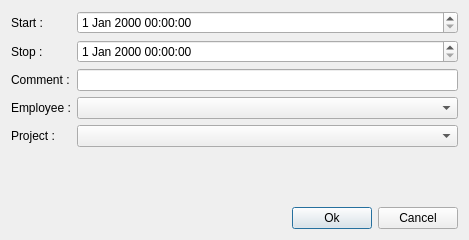
<?xml version="1.0" encoding="UTF-8"?>
<ui version="4.0">
 <class>MEditTimeSheet</class>
 <widget class="QDialog" name="MEditTimeSheet">
  <property name="geometry">
   <rect>
    <x>0</x>
    <y>0</y>
    <width>469</width>
    <height>240</height>
   </rect>
  </property>
  <property name="windowTitle">
   <string>Time sheet editor</string>
  </property>
  <layout class="QVBoxLayout" name="verticalLayout">
   <item>
    <layout class="QFormLayout" name="formLayout">
     <item row="0" column="0">
      <widget class="QLabel" name="label">
       <property name="text">
        <string>Start :</string>
       </property>
      </widget>
     </item>
     <item row="1" column="0">
      <widget class="QLabel" name="label_2">
       <property name="text">
        <string>Stop :</string>
       </property>
      </widget>
     </item>
     <item row="2" column="0">
      <widget class="QLabel" name="label_3">
       <property name="text">
        <string>Comment :</string>
       </property>
      </widget>
     </item>
     <item row="2" column="1">
      <widget class="QLineEdit" name="timesheetComment"/>
     </item>
     <item row="3" column="0">
      <widget class="QLabel" name="label_4">
       <property name="text">
        <string>Employee :</string>
       </property>
      </widget>
     </item>
     <item row="3" column="1">
      <widget class="QComboBox" name="employee">
       <property name="sizePolicy">
        <sizepolicy hsizetype="Expanding" vsizetype="Fixed">
         <horstretch>0</horstretch>
         <verstretch>0</verstretch>
        </sizepolicy>
       </property>
      </widget>
     </item>
     <item row="4" column="0">
      <widget class="QLabel" name="label_5">
       <property name="text">
        <string>Project :</string>
       </property>
      </widget>
     </item>
     <item row="4" column="1">
      <widget class="QComboBox" name="project">
       <property name="sizePolicy">
        <sizepolicy hsizetype="Expanding" vsizetype="Fixed">
         <horstretch>0</horstretch>
         <verstretch>0</verstretch>
        </sizepolicy>
       </property>
      </widget>
     </item>
     <item row="0" column="1">
      <widget class="QDateTimeEdit" name="timesheetStart"/>
     </item>
     <item row="1" column="1">
      <widget class="QDateTimeEdit" name="timesheetStop"/>
     </item>
    </layout>
   </item>
   <item>
    <layout class="QHBoxLayout" name="horizontalLayout">
     <item>
      <spacer name="horizontalSpacer">
       <property name="orientation">
        <enum>Qt::Horizontal</enum>
       </property>
       <property name="sizeHint" stdset="0">
        <size>
         <width>40</width>
         <height>20</height>
        </size>
       </property>
      </spacer>
     </item>
     <item>
      <widget class="QPushButton" name="okButton">
       <property name="text">
        <string>Ok</string>
       </property>
      </widget>
     </item>
     <item>
      <widget class="QPushButton" name="cancelButton">
       <property name="text">
        <string>Cancel</string>
       </property>
      </widget>
     </item>
    </layout>
   </item>
  </layout>
 </widget>
 <resources/>
 <connections/>
</ui>
